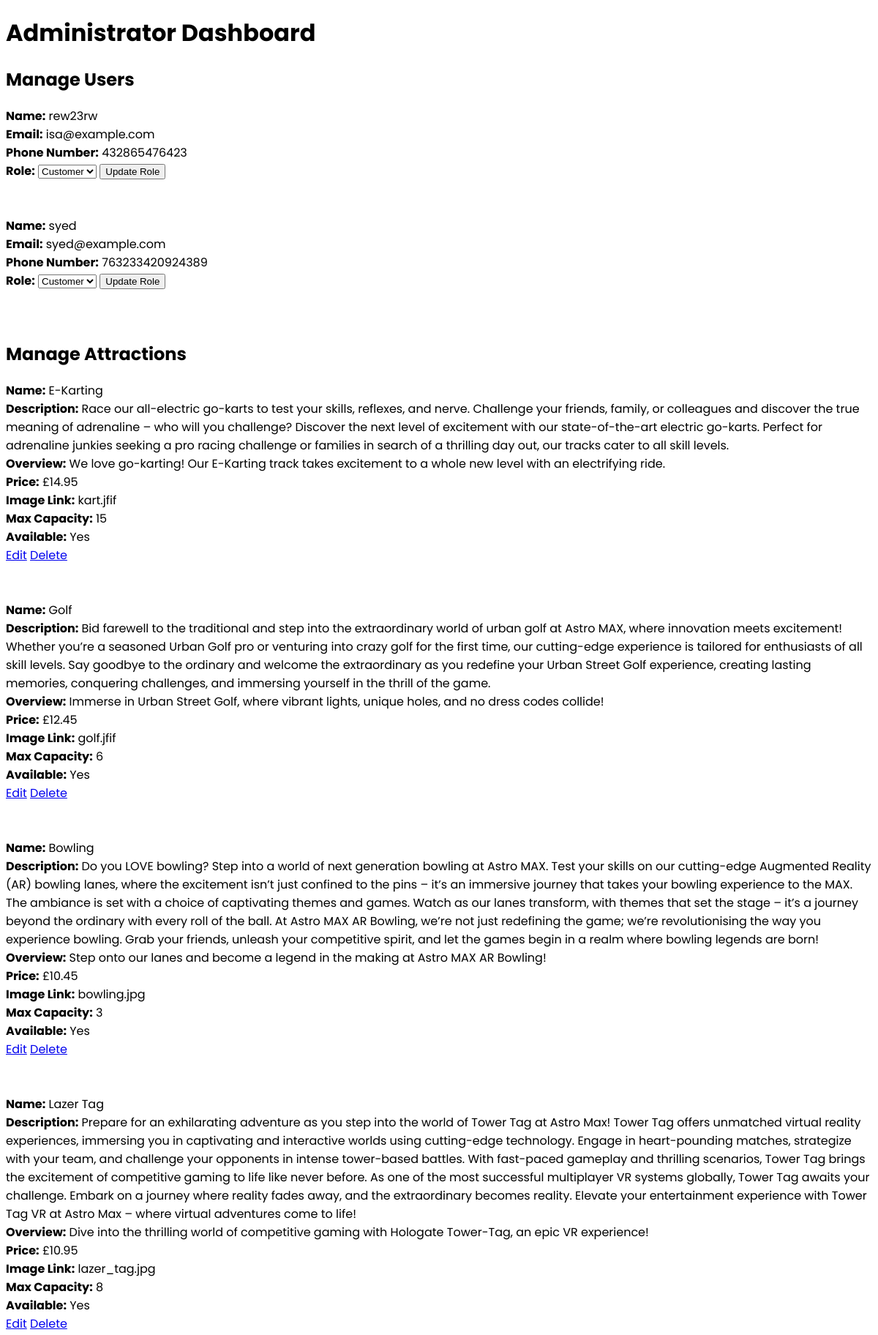
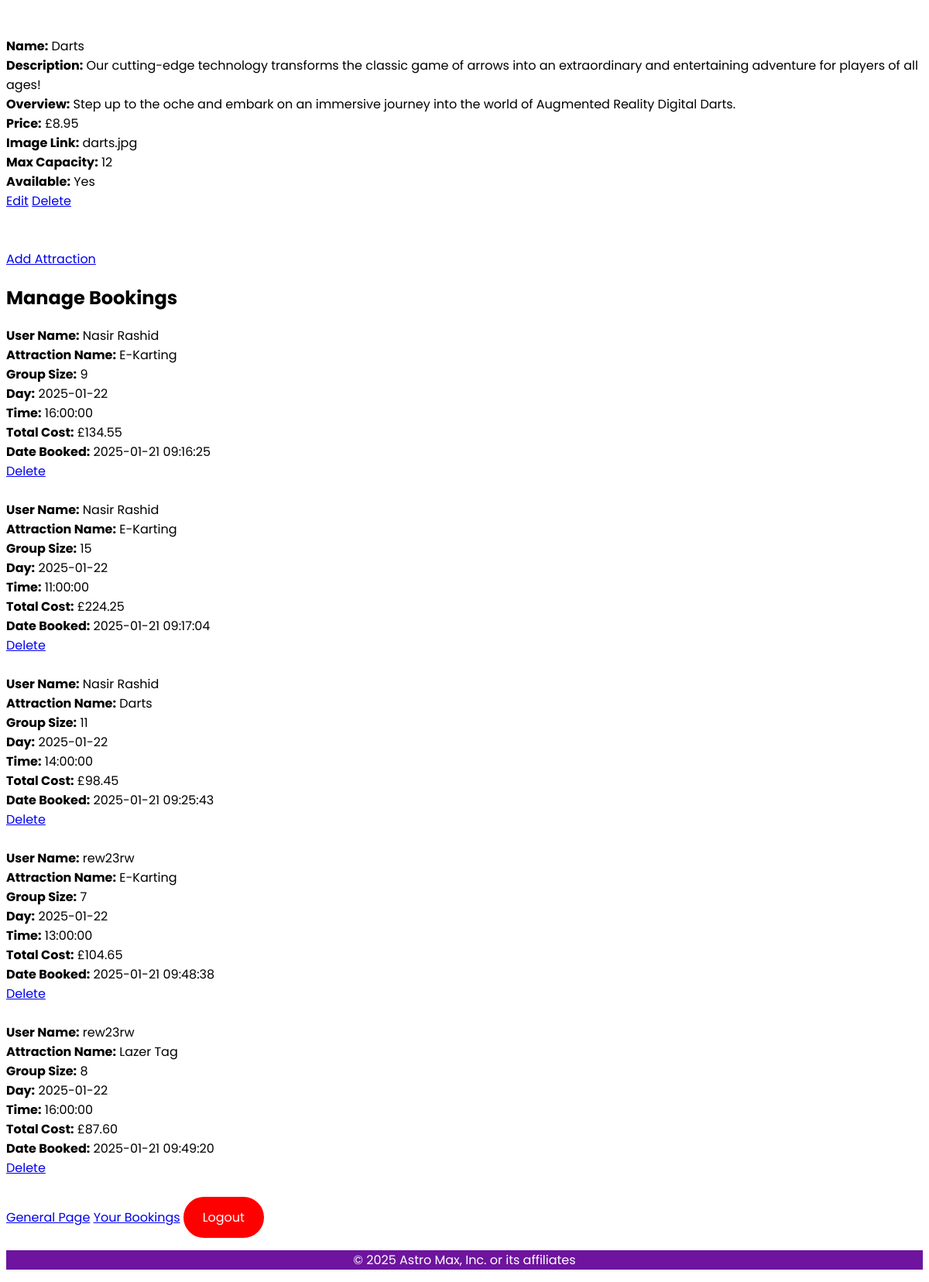
The page /employee.php (signed in) on the database its author committed (2 pictures, top to bottom).
### tables this page shows
CREATE TABLE `users` (
  `userID` int(11) NOT NULL,
  `Name` varchar(255) NOT NULL,
  `email` varchar(255) NOT NULL,
  `password` varchar(255) NOT NULL,
  `phonenumber` varchar(255) NOT NULL,
  `role` enum('Customer','Staff','Admin') DEFAULT 'Customer'
);

CREATE TABLE `attractions` (
  `attractionID` int(11) NOT NULL,
  `attractionName` varchar(255) NOT NULL,
  `description` text NOT NULL,
  `overview` text NOT NULL,
  `img` varchar(255) NOT NULL,
  `price` decimal(10,2) NOT NULL,
  `maxCapacity` int(11) NOT NULL,
  `availablity` tinyint(1) DEFAULT 1
);

CREATE TABLE `bookings` (
  `bookingID` int(11) NOT NULL,
  `userID` int(11) NOT NULL,
  `attractionID` int(11) NOT NULL,
  `day` date NOT NULL,
  `timeSlot` time NOT NULL,
  `groupSize` int(11) NOT NULL,
  `totalCost` decimal(10,2) NOT NULL,
  `dateBooked` datetime DEFAULT current_timestamp()
);

### public/employee.php (the view, shortened to what this page needs)
<?php
include '../config/db.php';
$query = $pdo->query("SELECT * FROM users");
$users = $query->fetchAll(PDO::FETCH_ASSOC);
$query = $pdo->query("SELECT * FROM attractions");
$attractions = $query->fetchAll(PDO::FETCH_ASSOC);
$query = $pdo->query("SELECT * FROM bookings");
$bookings = $query->fetchAll(PDO::FETCH_ASSOC);
$role = $_SESSION['role'];
$id = $_SESSION['userID'];
?>
<?php include '../templates/header.php'; ?>
<?php if ($role == 'Admin') { ?>
    <header>
        <h1>Administrator Dashboard</h1>
    </header>
<?php } else { ?>
    <header>
        <h1>Staff Dashboard</h1>
    </header>
<?php } ?>
<?php if ($role == 'Admin') { ?>
<h2>Manage Users</h2>
<div class="users-container">
    <?php foreach ($users as $user): ?>
        <?php if ($id != $user['userID']) { ?>
        <div class="container-user">
            <form method="POST">
                <strong>Name:</strong> <?php echo htmlspecialchars($user["Name"]); ?> <br>
                <strong>Email:</strong> <?php echo htmlspecialchars($user["email"]); ?> <br>
                <strong>Phone Number:</strong> <?php echo htmlspecialchars($user["phonenumber"]); ?> <br>
                <strong>Role:</strong>
                <select name="role">
                    <option value="Customer" <?php if ($user['role'] === 'Customer') echo 'selected'; ?>>Customer</option>
                </select>
                <button type="submit" name="update_role">Update Role</button>
            </form>
        </div>
        <br><br>
        <?php } ?>
    <?php endforeach; ?>
</div>
<h2>Manage Attractions</h2>
<div class="attractions-container">
    <?php foreach($attractions as $activity): ?>
        <div class="container-activity">
            <strong>Name:</strong> <?php echo htmlspecialchars($activity["attractionName"]); ?> <br>
            <strong>Description:</strong> <?php echo htmlspecialchars($activity["description"]); ?> <br>
            <strong>Overview:</strong> <?php echo htmlspecialchars($activity["overview"]); ?> <br>
            <strong>Price:</strong> £<?php echo htmlspecialchars($activity["price"]); ?> <br>
            <strong>Image Link:</strong> <?php echo htmlspecialchars($activity["img"]); ?> <br>
            <strong>Max Capacity:</strong> <?php echo htmlspecialchars($activity["maxCapacity"]); ?> <br>
            <strong>Available:</strong> <?php echo $activity["availablity"] ? "Yes" : "No"; ?> <br>
            <a href="edit.php?id=<?php echo $activity['attractionID']; ?>">Edit</a>
            <a href="delete.php?id=<?php echo $activity['attractionID']; ?>" onclick="return confirm('Are you sure?')">Delete</a>
        </div>
        <br><br>
    <?php endforeach; ?>
    <a href="add.php">Add Attraction</a>
</div>
<?php } ?>
<h2>Manage Bookings</h2>
<?php foreach($bookings as $booking): ?>
<?php
$query = $pdo->prepare("SELECT * FROM users WHERE userID = :userID");
$query->execute(['userID' => $booking["userID"]]);
$user = $query->fetch();
$query = $pdo->prepare("SELECT * FROM attractions WHERE attractionID = :attractionID");
$query->execute(['attractionID' => $booking["attractionID"]]);
$activity = $query->fetch();
?>
<strong>User Name:</strong> <?php echo htmlspecialchars($user["Name"]); ?> <br>
<strong>Attraction Name:</strong> <?php echo htmlspecialchars($activity["attractionName"]); ?> <br>
<strong>Group Size:</strong> <?php echo htmlspecialchars($booking["groupSize"]); ?> <br>
<strong>Day:</strong> <?php echo htmlspecialchars($booking["day"]); ?> <br>
<strong>Time:</strong> <?php echo htmlspecialchars($booking["timeSlot"]); ?> <br>
<strong>Total Cost:</strong> £<?php echo htmlspecialchars($booking["totalCost"]); ?> <br>
<strong>Date Booked:</strong> <?php echo htmlspecialchars($booking["dateBooked"]); ?> <br>
<a href="delete_admin.php?id=<?php echo $booking['bookingID']; ?>" onclick="return confirm('Are you sure?')">Delete</a>
<br><br>
<?php endforeach; ?>
<a href="index.php">General Page</a>
<a href="customer.php">Your Bookings</a>
<button id="logout-btn" class="logout">Logout</button>
<?php include '../templates/footer.php'; ?>

### public/css/style.css (style rules this page uses)
body { font-family: "Poppins", serif; }
html { scroll-behavior: smooth; }
.logout { text-decoration: none; color: white; padding: 0.60rem 1.30rem; border-radius: 0.30rem; font-size: 1.00rem; font-family: "Poppins", serif; border-radius: 86px; border: 4px solid red; background-color: red; }

### rows shown on the page
users: Name "rew23rw", email "isa@example.com", phonenumber "432865476423", role "Customer"
users: Name "syed", email "syed@example.com", phonenumber "763233420924389", role "Customer"
attractions: attractionName "E-Karting", description "Race our all-electric go-karts to test your skills, reflexes, and nerve. Challenge your friends, family, or colleagues and discover the true meaning of adrenaline – who will you challenge? Discover the next level of excitement with our state-of-the-art electric go-karts. Perfect for adrenaline junkies seeking a pro racing challenge or families in search of a thrilling day out, our tracks cater to all skill levels.", overview "We love go-karting! Our E-Karting track takes excitement to a whole new level with an electrifying ride.", price "14.95", img "kart.jfif", maxCapacity "15", availablity "Yes"
attractions: attractionName "Golf", description "Bid farewell to the traditional and step into the extraordinary world of urban golf at Astro MAX, where innovation meets excitement! Whether you’re a seasoned Urban Golf pro or venturing into crazy golf for the first time, our cutting-edge experience is tailored for enthusiasts of all skill levels. Say goodbye to the ordinary and welcome the extraordinary as you redefine your Urban Street Golf experience, creating lasting memories, conquering challenges, and immersing yourself in the thrill of the game.", overview "Immerse in Urban Street Golf, where vibrant lights, unique holes, and no dress codes collide!", price "12.45", img "golf.jfif", maxCapacity "6", availablity "Yes"
attractions: attractionName "Bowling", description "Do you LOVE bowling? Step into a world of next generation bowling at Astro MAX. Test your skills on our cutting-edge Augmented Reality (AR) bowling lanes, where the excitement isn’t just confined to the pins – it’s an immersive journey that takes your bowling experience to the MAX. The ambiance is set with a choice of captivating themes and games. Watch as our lanes transform, with themes that set the stage – it’s a journey beyond the ordinary with every roll of the ball. At Astro MAX AR Bowling, we’re not just redefining the game; we’re revolutionising the way you experience bowling. Grab your friends, unleash your competitive spirit, and let the games begin in a realm where bowling…", overview "Step onto our lanes and become a legend in the making at Astro MAX AR Bowling!", price "10.45", img "bowling.jpg", maxCapacity "3", availablity "Yes"
attractions: attractionName "Lazer Tag", description "Prepare for an exhilarating adventure as you step into the world of Tower Tag at Astro Max! Tower Tag offers unmatched virtual reality experiences, immersing you in captivating and interactive worlds using cutting-edge technology. Engage in heart-pounding matches, strategize with your team, and challenge your opponents in intense tower-based battles. With fast-paced gameplay and thrilling scenarios, Tower Tag brings the excitement of competitive gaming to life like never before. As one of the most successful multiplayer VR systems globally, Tower Tag awaits your challenge. Embark on a journey where reality fades away, and the extraordinary becomes reality. Elevate your entertainment…", overview "Dive into the thrilling world of competitive gaming with Hologate Tower-Tag, an epic VR experience!", price "10.95", img "lazer_tag.jpg", maxCapacity "8", availablity "Yes"
attractions: attractionName "Darts", description "Our cutting-edge technology transforms the classic game of arrows into an extraordinary and entertaining adventure for players of all ages!", overview "Step up to the oche and embark on an immersive journey into the world of Augmented Reality Digital Darts.", price "8.95", img "darts.jpg", maxCapacity "12", availablity "Yes"
bookings: userID.Name "Nasir Rashid", attractionID.attractionName "E-Karting", groupSize "9", day "2025-01-22", timeSlot "16:00:00", totalCost "134.55", dateBooked "2025-01-21 09:16:25"
bookings: userID.Name "Nasir Rashid", attractionID.attractionName "E-Karting", groupSize "15", day "2025-01-22", timeSlot "11:00:00", totalCost "224.25", dateBooked "2025-01-21 09:17:04"
bookings: userID.Name "Nasir Rashid", attractionID.attractionName "Darts", groupSize "11", day "2025-01-22", timeSlot "14:00:00", totalCost "98.45", dateBooked "2025-01-21 09:25:43"
bookings: userID.Name "rew23rw", attractionID.attractionName "E-Karting", groupSize "7", day "2025-01-22", timeSlot "13:00:00", totalCost "104.65", dateBooked "2025-01-21 09:48:38"
bookings: userID.Name "rew23rw", attractionID.attractionName "Lazer Tag", groupSize "8", day "2025-01-22", timeSlot "16:00:00", totalCost "87.60", dateBooked "2025-01-21 09:49:20"
